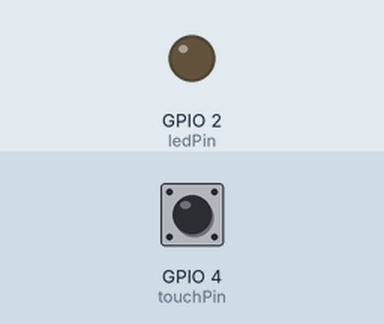
This sketch was run on a simulated ESP32. Shown: output pins drawn as LEDs (lit = HIGH). Inputs (shaded band) come from the test bench; at power-on: GPIO 4 (touchPin) HIGH. What the sketch prints to the serial monitor is not drawn.

Above: at 1.2 s.
1.3 s: GPIO 4 (touchPin) pulled LOW for 0.15 s
At 1.8 s:
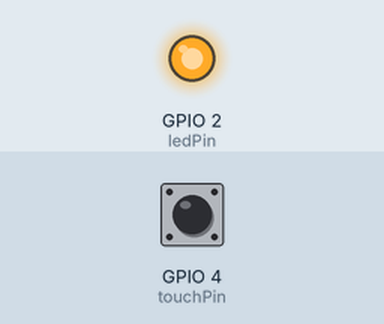
2.9 s: GPIO 4 (touchPin) pulled LOW for 1 s
At 3.4 s:
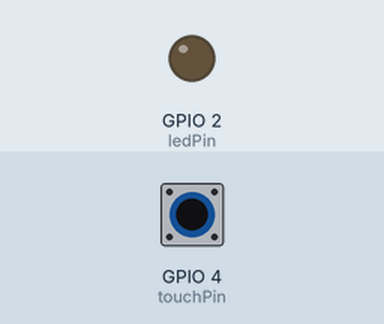
5.4 s: GPIO 4 (touchPin) pulled LOW for 3.2 s
At 5.7 s:
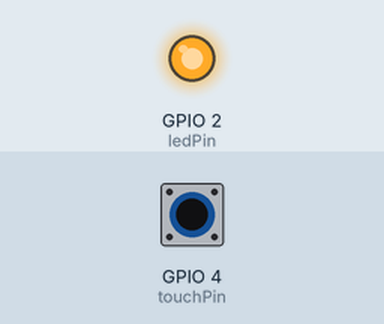
Timing chart, 0 to 8.4 s (numbered marks = the images above; inputs shaded):
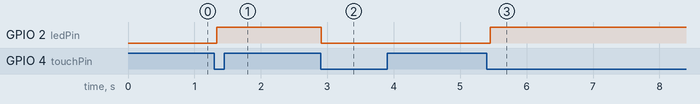

Measured:
- after the input at 1.3 s, GPIO 2 (ledPin): LOW → HIGH at once
- after the input at 2.9 s, GPIO 2 (ledPin): HIGH → LOW at once
- after the input at 5.4 s, GPIO 2 (ledPin): LOW → HIGH after 0.05 s

The sketch:

ex04.ino
```cpp
// 引脚定义
const int touchPin = T0;    // T0 = GPIO4 = 板载丝印D4，触摸专用常量
const int ledPin = 2;       // GPIO2 = 板载丝印D2，直接用数字GPIO
const int touchThresh = 40; // 触摸判定阈值
const unsigned long debounceDelay = 50; // 软件防抖时间

// 布尔状态变量（题目要求）
bool ledState = LOW;         // LED自锁保存状态
bool lastTouchStatus = false;// 上一次触摸状态，用于边缘检测
unsigned long lastDebounceTime = 0;

void setup() {
  Serial.begin(115200);
  pinMode(ledPin, OUTPUT);
  digitalWrite(ledPin, ledState); // 初始熄灭
}

void loop() {
  // 读取触摸原始数值
  int touchRaw = touchRead(touchPin);
  bool currentTouch = touchRaw < touchThresh;

  unsigned long now = millis();
  // 防抖判断：间隔足够久才处理触摸信号
  if (now - lastDebounceTime > debounceDelay) {
    // 边缘检测：上一次未触摸，当前刚触摸（触发瞬间）
    if (currentTouch == true && lastTouchStatus == false) {
      ledState = !ledState; // 翻转LED自锁状态
      digitalWrite(ledPin, ledState);
      Serial.print("触发自锁，LED：");
      Serial.println(ledState ? "点亮" : "熄灭");
    }
    // 更新历史触摸状态
    lastTouchStatus = currentTouch;
    lastDebounceTime = now;
  }

  // 串口调试输出触摸值
  Serial.print("触摸采样值：");
  Serial.println(touchRaw);
  delay(20);
}
```
